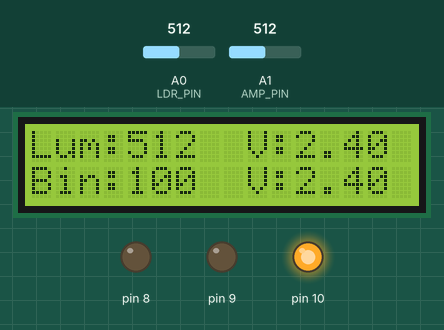
Recording of a sketch running on a simulated Arduino Uno, built with avr-gcc and run on an emulated ATmega328P. Parts: 16×2 character LCD, output pins drawn as LEDs (lit = HIGH). Inputs (shaded band) come from the test bench; at power-on: A0 (LDR_PIN) = 512, A1 (AMP_PIN) = 512. What the sketch prints to the serial monitor is not drawn.

Above: at 1.2 s.
1.3 s: A0 (LDR_PIN) set to 716
At 1.9 s:
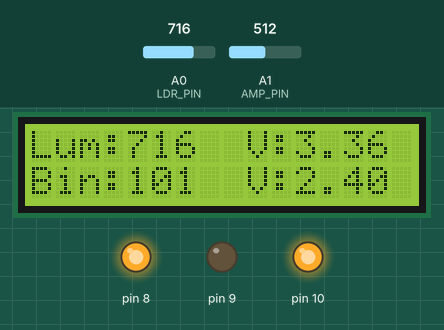
2.8 s: A0 (LDR_PIN) set to 900
At 4.0 s:
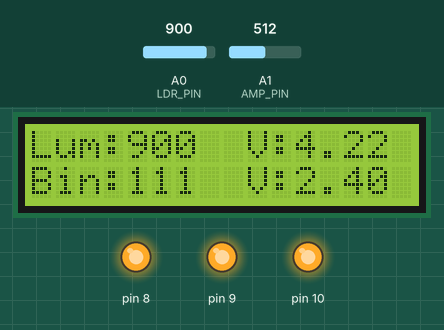
4.3 s: A0 (LDR_PIN) set to 511
At 5.5 s:
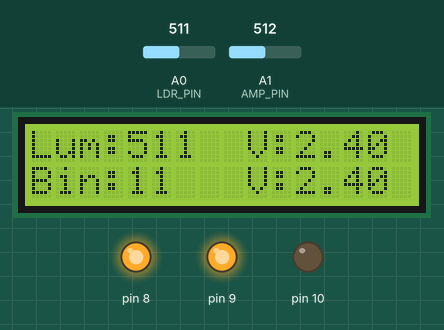
5.8 s: A0 (LDR_PIN) set to 306
At 6.8 s:
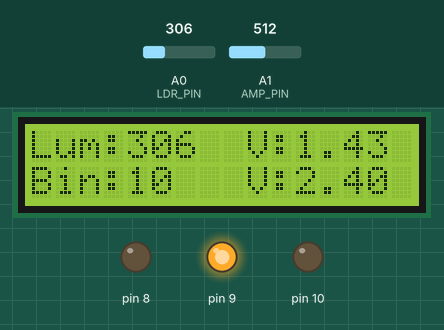
7.4 s: A1 (AMP_PIN) set to 991
At 8.1 s:
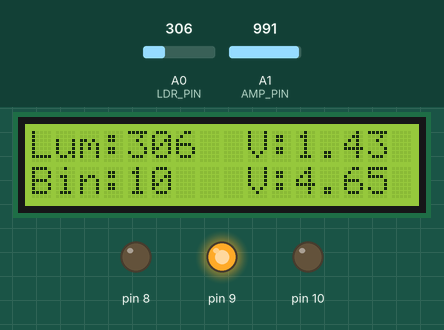
10.4 s: A1 (AMP_PIN) set to 1014
At 10.8 s:
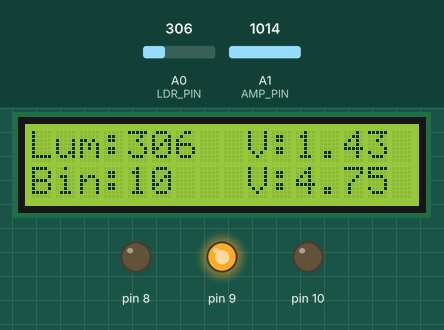
Timing chart, 0 to 13.0 s (numbered marks = the images above; inputs shaded):
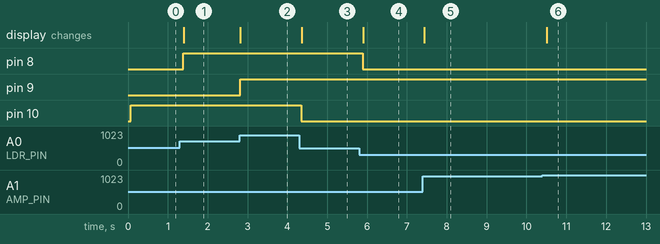

Measured:
- after the input at 1.3 s, pin 8: LOW → HIGH after 0.08 s; the display: changes after 0.09 s (image 1)
- after the input at 2.8 s, pin 9: LOW → HIGH at once; the display: changes at once (image 2)
- after the input at 4.3 s, pin 10: HIGH → LOW after 0.05 s; the display: changes after 0.06 s (image 3)
- after the input at 5.8 s, pin 8: HIGH → LOW after 0.09 s; the display: changes after 0.10 s (image 4)
- after the input at 7.4 s, the display: changes at once (image 5)
- after the input at 10.4 s, the display: changes after 0.11 s (image 6)

The sketch:

LDR-DA.ino
```cpp
#include <LiquidCrystal.h>

#define LDR_PIN A0
#define AMP_PIN A1
#define RS_DISP 7
#define EN_DISP 6
#define D4_DISP 5
#define D5_DISP 4
#define D6_DISP 3
#define D7_DISP 2

float AD_RESO = (4.8/1024.0);

LiquidCrystal lcd(RS_DISP, EN_DISP, D4_DISP, D5_DISP, D6_DISP, D7_DISP);

void setup() {
  DDRB = 0b111;
  lcd.begin(16, 2);
  Serial.begin(115200);
}

void loop() {
  uint16_t luminacia = analogRead(LDR_PIN);
  int x = luminacia / (1024 / 8);
  PORTB = x;
  float tensao = analogRead(AMP_PIN);
  Serial.print("Tensao: ");
  Serial.println(tensao);
  Serial.print("Luminancia: ");
  Serial.println(luminacia);
  Serial.print("Binario: ");
  Serial.println(x, BIN);
  Serial.print("Tensao: ");
  Serial.println(tensao);
  Serial.print("Tensao: ");
  Serial.println(tensao * AD_RESO);

  lcd.clear();

  lcd.setCursor(0, 0);
  lcd.print("Lum:");
  lcd.setCursor(4, 0);
  lcd.print(luminacia);

  lcd.setCursor(0, 1);
  lcd.print("Bin:");
  lcd.setCursor(4, 1);
  lcd.print(x, BIN);

  lcd.setCursor(9, 1);
  lcd.print("V:");
  lcd.setCursor(11, 1);
  lcd.print(tensao * AD_RESO);

  lcd.setCursor(9, 0);
  lcd.print("V:");
  lcd.setCursor(11, 0);
  lcd.print(luminacia * AD_RESO);
  delay(100);
}
```
